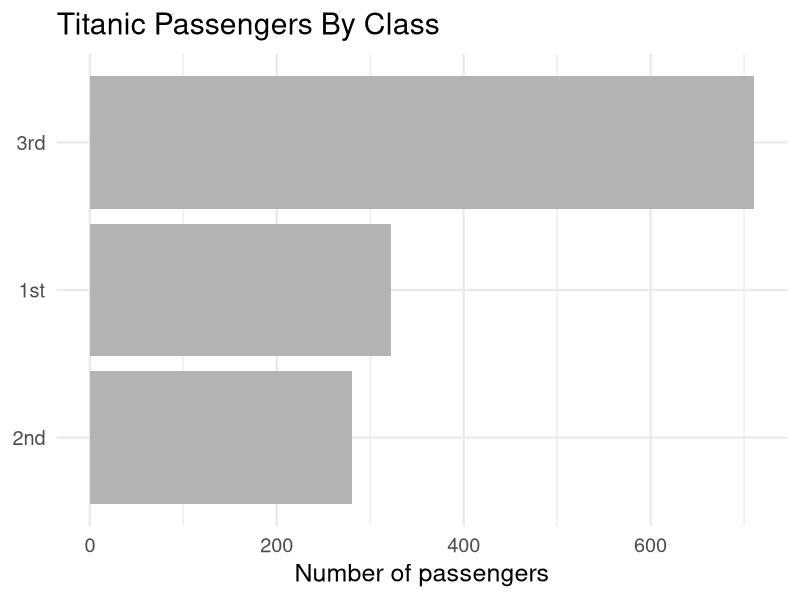
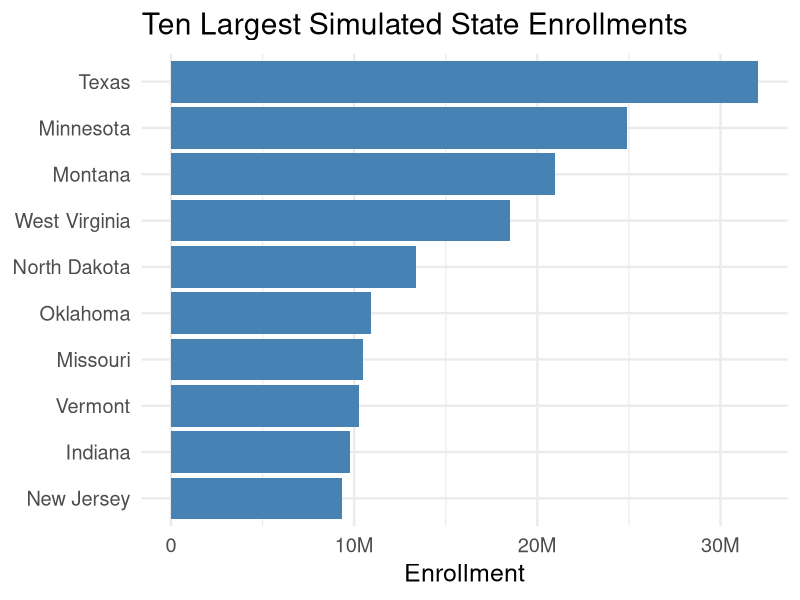
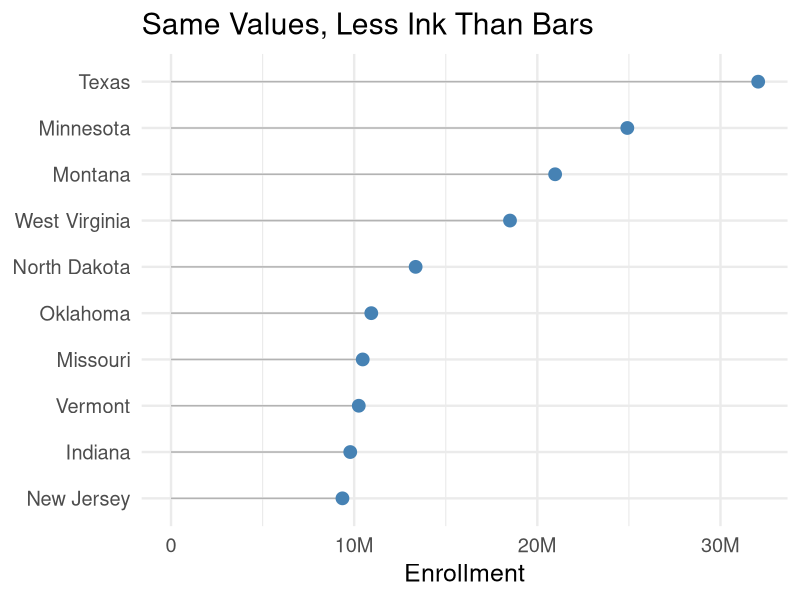
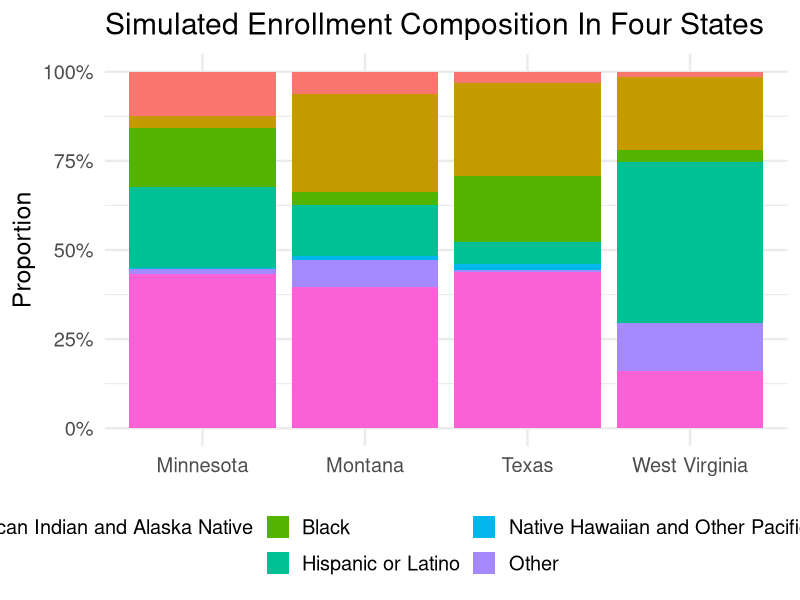
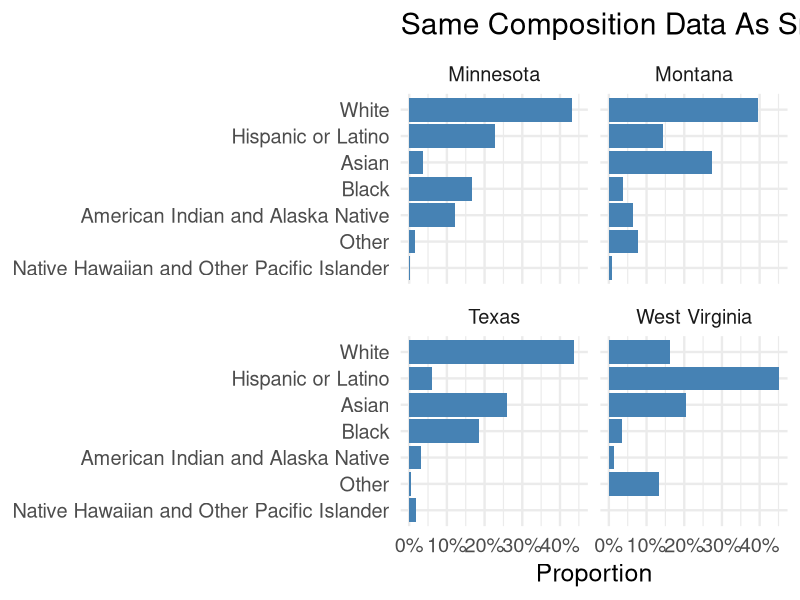

Here is the R script that generated these plots, in order:
## ---- chunk 1
#| include: false
if (basename(getwd()) == "slides") {
  knitr::opts_knit$set(root.dir = dirname(getwd()))
}

library(dplyr)
library(ggplot2)
## ---- chunk 2
#| echo: false
#| message: false
#| warning: false
titanic <- readr::read_csv("data/real/titanic_passengers.csv")

titanic |>
  filter(!is.na(passenger_class)) |>
  count(passenger_class) |>
  mutate(
    passenger_class = reorder(passenger_class, n)
  ) |>
  ggplot(aes(x = passenger_class, y = n)) +
  geom_bar(stat = "identity", fill = "gray70") +
  coord_flip() +
  labs(
    title = "Titanic Passengers By Class",
    x = NULL,
    y = "Number of passengers"
  ) +
  theme_minimal(base_size = 18)
## ---- chunk 3
#| echo: false
#| message: false
#| warning: false
states <- readr::read_csv("data/simulated/state_enrollment_ranks.csv")

states |>
  filter(rank <= 10) |>
  mutate(state_name = reorder(state_name, population)) |>
  ggplot(aes(x = state_name, y = population)) +
  geom_bar(stat = "identity", fill = "steelblue") +
  coord_flip() +
  scale_y_continuous(labels = scales::label_number(scale_cut = scales::cut_short_scale())) +
  labs(
    title = "Ten Largest Simulated State Enrollments",
    x = NULL,
    y = "Enrollment"
  ) +
  theme_minimal(base_size = 18)
## ---- chunk 4
#| echo: false
#| message: false
#| warning: false
states |>
  filter(rank <= 10) |>
  mutate(state_name = reorder(state_name, population)) |>
  ggplot(aes(x = state_name, y = population)) +
  geom_segment(aes(xend = state_name, y = 0, yend = population), color = "gray70") +
  geom_point(size = 4, color = "steelblue") +
  coord_flip() +
  scale_y_continuous(labels = scales::label_number(scale_cut = scales::cut_short_scale())) +
  labs(
    title = "Same Values, Less Ink Than Bars",
    x = NULL,
    y = "Enrollment"
  ) +
  theme_minimal(base_size = 18)
## ---- chunk 5
#| echo: false
#| message: false
#| warning: false
race_state <- readr::read_csv("data/simulated/state_school_enrollment_groups_long.csv")

selected_composition <- race_state |>
  filter(state_name %in% c("Texas", "Minnesota", "Montana", "West Virginia")) |>
  mutate(race_ethnicity_proportion = share)

ggplot(
  selected_composition,
  aes(x = state_name, y = race_ethnicity_proportion, fill = race_ethnicity)
) +
  geom_bar(stat = "identity") +
  scale_y_continuous(labels = scales::percent) +
  labs(
    title = "Simulated Enrollment Composition In Four States",
    x = NULL,
    y = "Proportion",
    fill = NULL
  ) +
  theme_minimal(base_size = 18) +
  theme(legend.position = "bottom")
## ---- chunk 6
#| echo: false
#| message: false
#| warning: false
selected_composition |>
  mutate(race_ethnicity = reorder(race_ethnicity, race_ethnicity_proportion)) |>
  ggplot(aes(x = race_ethnicity, y = race_ethnicity_proportion)) +
  geom_bar(stat = "identity", fill = "steelblue") +
  coord_flip() +
  facet_wrap(~ state_name) +
  scale_y_continuous(labels = scales::percent) +
  labs(
    title = "Same Composition Data As Small Multiples",
    x = NULL,
    y = "Proportion"
  ) +
  theme_minimal(base_size = 18)
